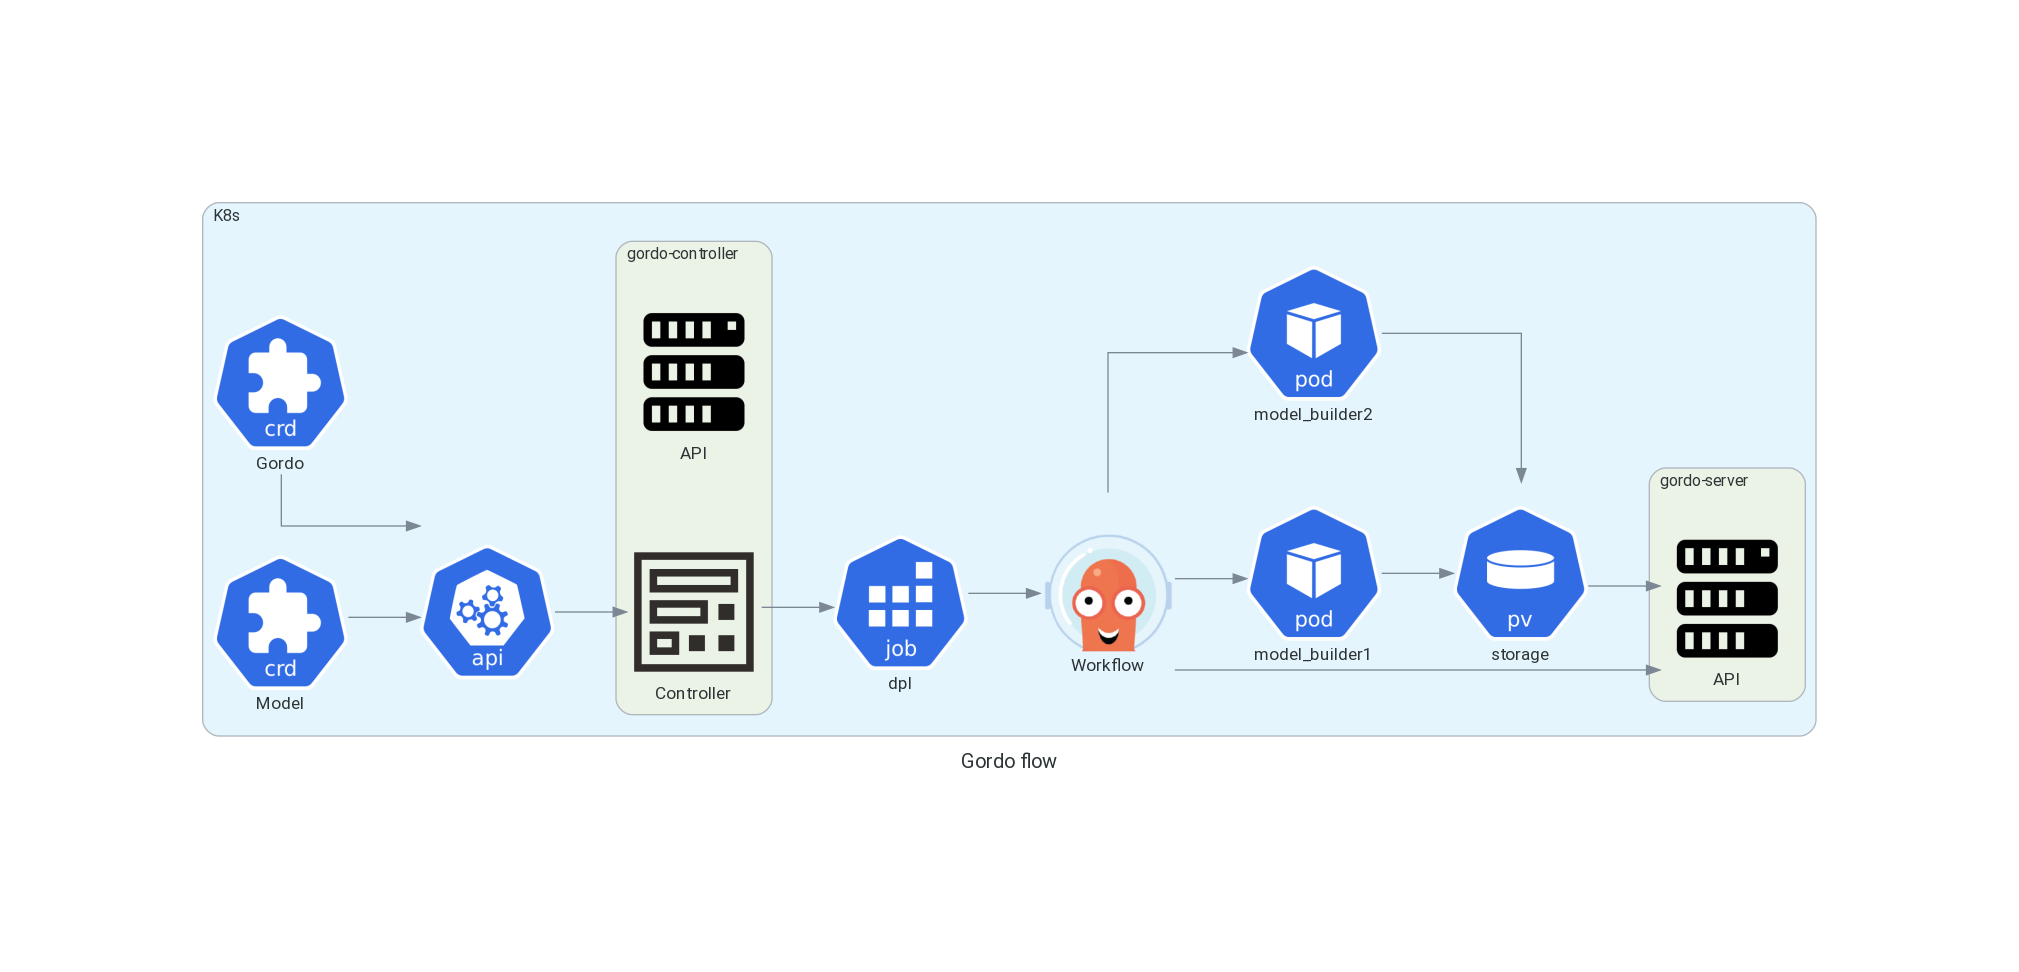

Source code (Python):
import os

from diagrams import Diagram, Cluster
from diagrams.onprem.compute import Server
from diagrams.oci.compute import Functions
from diagrams.k8s.controlplane import API
from diagrams.k8s.others import CRD
from diagrams.k8s.compute import Job, Pod
from diagrams.k8s.storage import PV
from diagrams.custom import Custom

directory=os.path.dirname(__file__)

with Diagram("Gordo flow", filename=os.path.join(directory, "architecture_diagram"), outformat="png", show=False) as diag:
    with Cluster("K8s"):
        gordo = CRD("Gordo")
        model = CRD("Model")
        api = API("")
        with Cluster("gordo-controller"):
            Server("API")
            controller = Functions("Controller")
        with Cluster("gordo-server"):
            server_api = Server("API")
        dpl_job = Job("dpl")
        workflow = Custom("Workflow", os.path.join(directory, "./argo_logo.png"))
        gordo_volume = PV("storage")
        model_builder1 = Pod("model_builder1")
        model_builder2 = Pod("model_builder2")
    gordo >> api
    model >> api
    api >> controller
    controller >> dpl_job
    dpl_job >> workflow
    workflow >> model_builder1
    workflow >> model_builder2
    model_builder1 >> gordo_volume
    model_builder2 >> gordo_volume
    workflow >> server_api
    gordo_volume >> server_api
